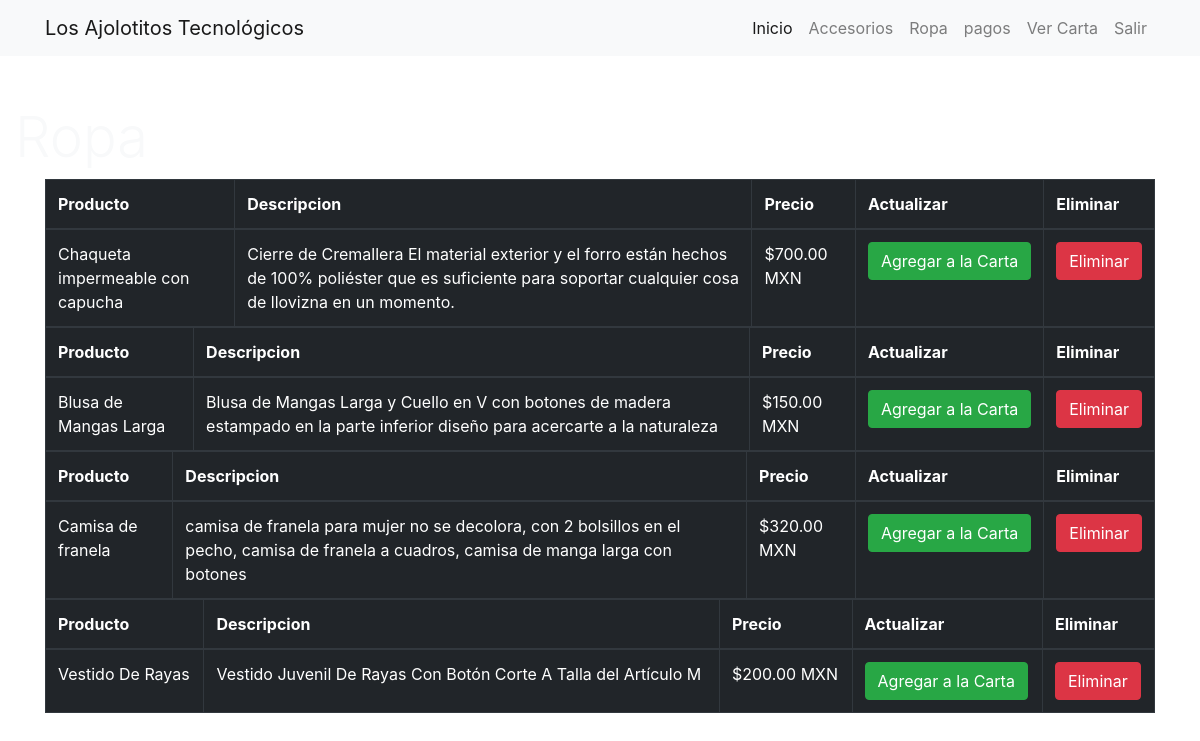
The app's page /usuario/ropa.php with its own data.
### tables this page shows
CREATE TABLE `mis_productos` (
  `id` int(11) NOT NULL,
  `cosa` varchar(255) DEFAULT NULL,
  `name` varchar(200) NOT NULL,
  `description` text NOT NULL,
  `price` float(10,2) NOT NULL,
  `created` datetime NOT NULL,
  `modified` datetime NOT NULL,
  `status` enum('1','0') NOT NULL DEFAULT '1'
);

### usuario/ropa.php (the view, shortened to what this page needs)
<?php include "./headerUser.php"; ?>
<?php
include './Configuracion.php';
?>
<!DOCTYPE html>
<html lang="es">
<head>
    <?php include "./footerUser.php"; ?>
</head>
<body>
<div class="panel-body text-light">
<div class="col-12">
    <h1 class="display-4">Ropa</h1>
    <div class="container">
        <?php
        $query = $db->query("SELECT * FROM mis_productos WHERE cosa='ropa' ORDER BY id DESC LIMIT 10");
        if($query->num_rows > 0){
            while($row = $query->fetch_assoc()){
        ?>
    <div class="table-responsive">
    <table class="table table-dark table-bordered mb-0">
    <thead>
        <tr>
            <th>Producto</th>
            <th>Descripcion</th>
            <th>Precio</th>
            <th>Actualizar</th>
            <th>Eliminar &nbsp;</th>
        </tr>
    </thead>
    <tbody>
        <tr>
        <td><?php echo $row["name"]; ?></td>
                <td><?php echo $row["description"]; ?></td>
                <td><?php echo '$'.$row["price"].' MXN'; ?></td>
                <td>
                <a class="btn btn-success" href="./AccionCarta.php?action=addToCart&id=<?php echo $row["id"]; ?>">Agregar a la Carta</a>
                </td>
                <td>
                <a href="./AccionCarta.php?action=removeCartItem&id=<?php echo $item["rowid"]; ?>" class="btn btn-danger" onclick="return confirm('Confirma eliminar?')"><i class="glyphicon glyphicon-trash"></i>Eliminar</a>
            </td>
        </tr>
        </div>
        <?php } }else{ ?>
        <p>Producto(s) no existe.....</p>
        <?php } ?>
    </div>
        </div>
</div>
</body>
</html>

### librerias/css/style.css (style rules this page uses)
body { background: url('https://source.unsplash.com/twukN12EN7c/1920x1080') no-repeat center center fixed; -webkit-background-size: cover; -moz-background-size: cover; background-size: cover; -o-background-size: cover; }

### records on screen
mis_productos: name "Chaqueta impermeable con capucha", description "Cierre de Cremallera El material exterior y el forro están hechos de 100% poliéster que es suficiente para soportar cualquier cosa de llovizna en un momento.", price "700.00"
mis_productos: name "Blusa de Mangas Larga", description "Blusa de Mangas Larga y Cuello en V con botones de madera estampado en la parte inferior diseño para acercarte a la naturaleza", price "150.00"
mis_productos: name "Camisa de franela", description "camisa de franela para mujer no se decolora, con 2 bolsillos en el pecho, camisa de franela a cuadros, camisa de manga larga con botones", price "320.00"
mis_productos: name "Vestido De Rayas", description "Vestido Juvenil De Rayas Con Botón Corte A Talla del Artículo M", price "200.00"
